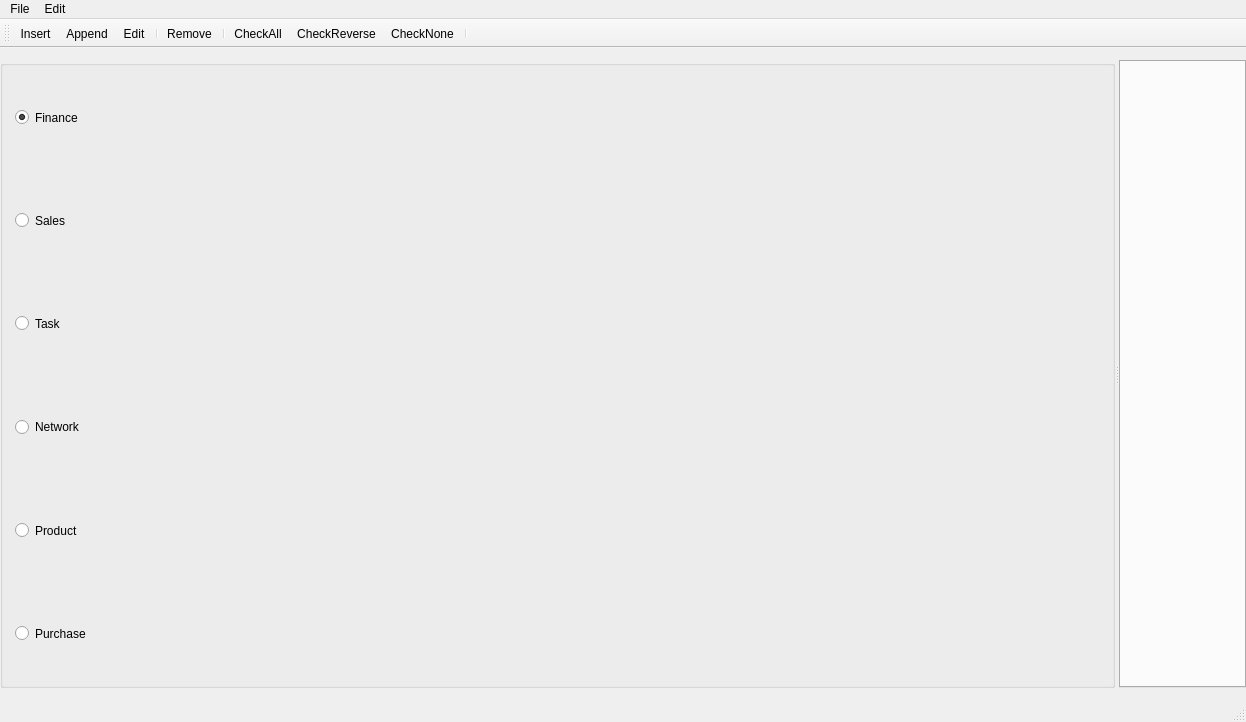
<?xml version="1.0" encoding="UTF-8"?>
<ui version="4.0">
 <class>MainWindow</class>
 <widget class="QMainWindow" name="MainWindow">
  <property name="geometry">
   <rect>
    <x>0</x>
    <y>0</y>
    <width>1246</width>
    <height>722</height>
   </rect>
  </property>
  <property name="windowTitle">
   <string/>
  </property>
  <widget class="QWidget" name="centralwidget">
   <property name="sizePolicy">
    <sizepolicy hsizetype="Expanding" vsizetype="Preferred">
     <horstretch>0</horstretch>
     <verstretch>0</verstretch>
    </sizepolicy>
   </property>
   <layout class="QGridLayout" name="gridLayout">
    <property name="leftMargin">
     <number>0</number>
    </property>
    <property name="topMargin">
     <number>12</number>
    </property>
    <property name="rightMargin">
     <number>0</number>
    </property>
    <property name="bottomMargin">
     <number>12</number>
    </property>
    <property name="spacing">
     <number>8</number>
    </property>
    <item row="0" column="0">
     <widget class="QSplitter" name="splitter">
      <property name="sizePolicy">
       <sizepolicy hsizetype="Preferred" vsizetype="Preferred">
        <horstretch>0</horstretch>
        <verstretch>0</verstretch>
       </sizepolicy>
      </property>
      <property name="orientation">
       <enum>Qt::Horizontal</enum>
      </property>
      <widget class="QGroupBox" name="groupBox">
       <property name="sizePolicy">
        <sizepolicy hsizetype="Fixed" vsizetype="Preferred">
         <horstretch>0</horstretch>
         <verstretch>0</verstretch>
        </sizepolicy>
       </property>
       <property name="title">
        <string/>
       </property>
       <layout class="QVBoxLayout" name="verticalLayout">
        <property name="spacing">
         <number>0</number>
        </property>
        <property name="leftMargin">
         <number>12</number>
        </property>
        <property name="topMargin">
         <number>0</number>
        </property>
        <property name="rightMargin">
         <number>12</number>
        </property>
        <property name="bottomMargin">
         <number>0</number>
        </property>
        <item>
         <widget class="QRadioButton" name="rBtnFinance">
          <property name="sizePolicy">
           <sizepolicy hsizetype="Minimum" vsizetype="Preferred">
            <horstretch>0</horstretch>
            <verstretch>0</verstretch>
           </sizepolicy>
          </property>
          <property name="text">
           <string>Finance</string>
          </property>
          <property name="checkable">
           <bool>true</bool>
          </property>
          <property name="checked">
           <bool>true</bool>
          </property>
         </widget>
        </item>
        <item>
         <widget class="QRadioButton" name="rBtnSales">
          <property name="sizePolicy">
           <sizepolicy hsizetype="Minimum" vsizetype="Preferred">
            <horstretch>0</horstretch>
            <verstretch>0</verstretch>
           </sizepolicy>
          </property>
          <property name="text">
           <string>Sales</string>
          </property>
         </widget>
        </item>
        <item>
         <widget class="QRadioButton" name="rBtnTask">
          <property name="sizePolicy">
           <sizepolicy hsizetype="Minimum" vsizetype="Preferred">
            <horstretch>0</horstretch>
            <verstretch>0</verstretch>
           </sizepolicy>
          </property>
          <property name="text">
           <string>Task</string>
          </property>
         </widget>
        </item>
        <item>
         <widget class="QRadioButton" name="rBtnNetwork">
          <property name="sizePolicy">
           <sizepolicy hsizetype="Minimum" vsizetype="Preferred">
            <horstretch>0</horstretch>
            <verstretch>0</verstretch>
           </sizepolicy>
          </property>
          <property name="text">
           <string>Network</string>
          </property>
         </widget>
        </item>
        <item>
         <widget class="QRadioButton" name="rBtnProduct">
          <property name="sizePolicy">
           <sizepolicy hsizetype="Minimum" vsizetype="Preferred">
            <horstretch>0</horstretch>
            <verstretch>0</verstretch>
           </sizepolicy>
          </property>
          <property name="text">
           <string>Product</string>
          </property>
         </widget>
        </item>
        <item>
         <widget class="QRadioButton" name="rBtnPurchase">
          <property name="sizePolicy">
           <sizepolicy hsizetype="Minimum" vsizetype="Preferred">
            <horstretch>0</horstretch>
            <verstretch>0</verstretch>
           </sizepolicy>
          </property>
          <property name="text">
           <string>Purchase</string>
          </property>
         </widget>
        </item>
       </layout>
      </widget>
      <widget class="QTabWidget" name="tabWidget"/>
     </widget>
    </item>
   </layout>
  </widget>
  <widget class="QMenuBar" name="menubar">
   <property name="geometry">
    <rect>
     <x>0</x>
     <y>0</y>
     <width>1246</width>
     <height>24</height>
    </rect>
   </property>
   <widget class="QMenu" name="menuFile">
    <property name="title">
     <string>File</string>
    </property>
    <widget class="QMenu" name="menuRecent">
     <property name="title">
      <string>Recent Files</string>
     </property>
    </widget>
    <addaction name="actionAbout"/>
    <addaction name="separator"/>
    <addaction name="actionNew"/>
    <addaction name="actionOpen"/>
    <addaction name="menuRecent"/>
    <addaction name="separator"/>
    <addaction name="actionPreferences"/>
   </widget>
   <widget class="QMenu" name="menuEdit">
    <property name="title">
     <string>Edit</string>
    </property>
    <addaction name="actionInsert"/>
    <addaction name="actionAppend"/>
    <addaction name="actionEdit"/>
    <addaction name="separator"/>
    <addaction name="actionRemove"/>
    <addaction name="separator"/>
    <addaction name="actionJump"/>
    <addaction name="separator"/>
    <addaction name="actionSearch"/>
   </widget>
   <addaction name="menuFile"/>
   <addaction name="menuEdit"/>
  </widget>
  <widget class="QStatusBar" name="statusbar"/>
  <widget class="QToolBar" name="toolBar">
   <property name="windowTitle">
    <string>toolBar</string>
   </property>
   <attribute name="toolBarArea">
    <enum>TopToolBarArea</enum>
   </attribute>
   <attribute name="toolBarBreak">
    <bool>false</bool>
   </attribute>
   <addaction name="actionInsert"/>
   <addaction name="actionAppend"/>
   <addaction name="actionEdit"/>
   <addaction name="separator"/>
   <addaction name="actionRemove"/>
   <addaction name="separator"/>
   <addaction name="actionCheckAll"/>
   <addaction name="actionCheckReverse"/>
   <addaction name="actionCheckNone"/>
   <addaction name="separator"/>
  </widget>
  <action name="actionInsert">
   <property name="text">
    <string>Insert</string>
   </property>
   <property name="toolTip">
    <string>Insert</string>
   </property>
   <property name="shortcut">
    <string>Ctrl+N</string>
   </property>
  </action>
  <action name="actionRemove">
   <property name="text">
    <string>Remove</string>
   </property>
  </action>
  <action name="actionAppend">
   <property name="text">
    <string>Append</string>
   </property>
   <property name="shortcut">
    <string>Ctrl+P</string>
   </property>
  </action>
  <action name="actionJump">
   <property name="text">
    <string>Jump</string>
   </property>
   <property name="toolTip">
    <string>Jump</string>
   </property>
   <property name="shortcut">
    <string>Ctrl+J</string>
   </property>
  </action>
  <action name="actionEdit">
   <property name="text">
    <string>Edit</string>
   </property>
   <property name="shortcut">
    <string>Ctrl+E</string>
   </property>
  </action>
  <action name="actionSearch">
   <property name="text">
    <string>Search</string>
   </property>
   <property name="shortcut">
    <string>Ctrl+F</string>
   </property>
  </action>
  <action name="actionPreferences">
   <property name="text">
    <string>Preferences...</string>
   </property>
   <property name="shortcut">
    <string>Ctrl+,</string>
   </property>
   <property name="menuRole">
    <enum>QAction::PreferencesRole</enum>
   </property>
  </action>
  <action name="actionAbout">
   <property name="text">
    <string>About YTX</string>
   </property>
   <property name="toolTip">
    <string>About YTX</string>
   </property>
   <property name="menuRole">
    <enum>QAction::AboutRole</enum>
   </property>
  </action>
  <action name="actionNew">
   <property name="text">
    <string>New...</string>
   </property>
   <property name="shortcut">
    <string>Ctrl+Alt+N</string>
   </property>
   <property name="menuRole">
    <enum>QAction::NoRole</enum>
   </property>
  </action>
  <action name="actionOpen">
   <property name="text">
    <string>Open...</string>
   </property>
   <property name="shortcut">
    <string>Ctrl+O</string>
   </property>
   <property name="menuRole">
    <enum>QAction::NoRole</enum>
   </property>
  </action>
  <action name="actionClearMenu">
   <property name="text">
    <string>Clear Menu</string>
   </property>
  </action>
  <action name="actionSeparator">
   <property name="text">
    <string>Separator</string>
   </property>
  </action>
  <action name="actionCheckAll">
   <property name="text">
    <string>CheckAll</string>
   </property>
   <property name="menuRole">
    <enum>QAction::NoRole</enum>
   </property>
  </action>
  <action name="actionCheckNone">
   <property name="text">
    <string>CheckNone</string>
   </property>
   <property name="menuRole">
    <enum>QAction::NoRole</enum>
   </property>
  </action>
  <action name="actionCheckReverse">
   <property name="text">
    <string>CheckReverse</string>
   </property>
   <property name="menuRole">
    <enum>QAction::NoRole</enum>
   </property>
  </action>
 </widget>
 <resources/>
 <connections/>
</ui>
